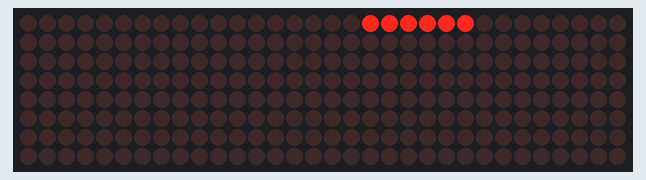
Simulated run of this sketch. Board: Arduino Uno, built with avr-gcc and run on an emulated ATmega328P. On the bench: 32×8 LED matrix.

Above: at 0.5 s.
At 0.88 s:
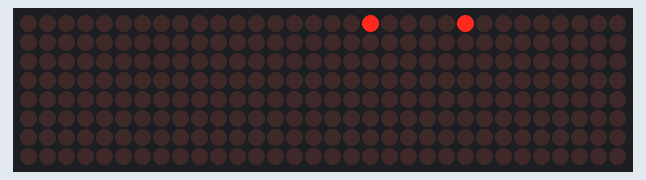

The sketch:

led_matrix_sq_2.ino
```cpp
#include "LedControl.h"
LedControl lc=LedControl(2,5,3,4);

int delayTime = 0.001;
//int charBreak = 10;
int charBreak = 0.001;


void setup(){
lc.shutdown(0,false);  // Wake up displays
  lc.shutdown(1,false);
  lc.shutdown(2,false);  // Wake up displays
  lc.shutdown(3,false);
  lc.setIntensity(0,5);  // Set intensity levels
  lc.setIntensity(1,5);
  lc.setIntensity(2,5);  // Set intensity levels
  lc.setIntensity(3,5);
  clear_all(100);
}


void loop()
{
  side_1(10);
  side_t1(10);
  side_t1(10);
  side_1(10);
  //clear_all(100);
}
void side_1(int interval)
{
  lc.setLed(1,0,2,true);
  lc.setLed(1,0,3,true);
  lc.setLed(1,0,4,true);
  lc.setLed(1,0,5,true);
  lc.setLed(1,0,6,true);
  lc.setLed(1,0,7,true);
  delay(interval);
}
void side_t1(int interval)
{
  lc.setLed(1,0,2,true);
  lc.setLed(1,0,3,false);
  lc.setLed(1,0,4,false);
  lc.setLed(1,0,5,false);
  lc.setLed(1,0,6,false);
  lc.setLed(1,0,7,true);
  delay(interval);
}


void clear_all(int interval)
{
  lc.clearDisplay(0);
  lc.clearDisplay(1);
  lc.clearDisplay(2);
  lc.clearDisplay(3);
  delay(interval);
}
```
